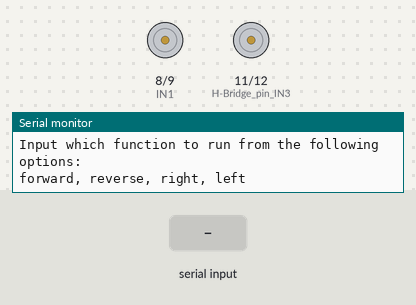
A sketch run on a simulated Arduino Uno, built with avr-gcc and run on an emulated ATmega328P. Parts: motor-driver pin pairs drawn as motors (green arrow = first pin HIGH = forward, orange = second pin HIGH = backward, longer = more drive, scaled by the enable pin), the last lines printed to the serial monitor. The inputs (shaded band) are chosen by the test bench.

Above: at 1.2 s.
1.3 s: "forward" received over Serial
At 3.0 s:
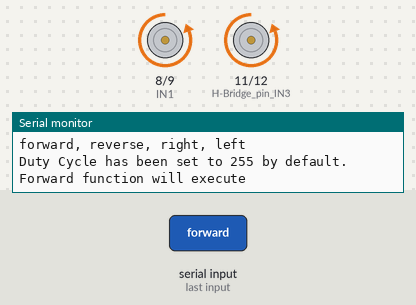
Timing chart, 0 to 8.8 s (numbered marks = the images above; inputs shaded):
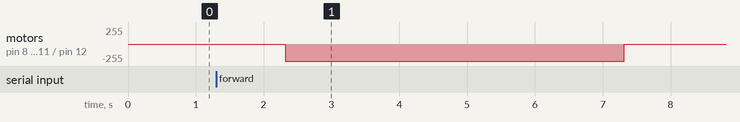

The sketch:

MotorDriver_v4a.ino
```cpp
#include <string.h>
int duty;

/* const int PWM1 = 10; //left front motor
  const int PWM2 = 11; //right front motor
  const int PWM3 = 12; //left rear motor
  const int PWM4 = 13; //right rear motor*/
void setup() {
  // put your setup code here, to run once:
  Serial.begin(9600);
  pinMode(13,OUTPUT); //enable pin, and motor pwm pin (controls speed)
  pinMode(12,OUTPUT); //H-Bridge pin IN4
  pinMode(11,OUTPUT); //H-Bridge pin IN3
  pinMode(10,OUTPUT);//enable A pin
  pinMode(9,OUTPUT); //IN2
  pinMode(8,OUTPUT); //IN1

  /*
   *****H-Bridge Input Table*************

          0 - IN3 0 - IN4 Brakem
          0 - IN3 1 - IN4 Forward
          1 - IN3 0 - IN4 Reverse
          1 - IN3 1 - IN4 Brake
  ****************************************
  */
}

/*void motorDrive(int dutyCycle,bool val){
  const int PWM1 = 10; //left front motor
  const int PWM2 = 11; //right front motor
  const int PWM3 = 12; //left rear motor
  const int PWM4 = 13; //right rear motor
  if(val ==true){
  forward(dutyCycle);
  }
  else{
  reverse(dutyCycle);
  }
  }*/
/*void forward(int dutyCycle) { //move all motors forward at same speed
  digitalWrite(12,1);
  digitalWrite(11,0);
  motorWrite(13, 255);*/
  /*motorWrite(PWM2,255);
    motorWrite(PWM3,255);
    motorWrite(PWM4,255);
  delay(2000); // continue for 2 seconds
  motorWrite(13, 0); //stop all the motors
  /*motorWrite(PWM2,0);
    motorWrite(PWM3,0);
    motorWrite(PWM4,0);*/

/*void reverse(int dutyCycle) { //move all motors backwards at same speed
  digitalWrite(12,0);
  digitalWrite(11,1);
  motorWrite(13, 255); //figure out a way to reverse the direction ---- 150 = medium speed, 255 = max
  /*motorWrite(PWM2,255);
    motorWrite(PWM3,255);
    motorWrite(PWM4,255);
  delay(2000); // continue for 2 seconds*/

 // motorWrite(13, 0); //stop all the motors
  /*motorWrite(PWM2,0);
    motorWrite(PWM3,0);
    motorWrite(PWM4,0);*/


/*void right(int dutyCycle){ //move the two front
  //digitalWrite(hb1,1);
  //digitalWrite(hb2,0);
  //motorWrite(dutycle);
  delay(2000); // continue for 2 seconds
  motorWrite(PWM13,0); //stop all the motors
  motorWrite(PWM2,0);
  motorWrite(PWM3,0);
  motorWrite(PWM4,0);
  }
  /*void left(int dutyCycle){
  //digitalWrite(hb1,1);
  //digitalWrite(hb2,0);
  //motorWrite(dutycle);
  delay(2000); // continue for 2 seconds
  motorWrite(13,0); //stop all the motors
  /*motorWrite(PWM2,0);
  motorWrite(PWM3,0);
  motorWrite(PWM4,0);
  }*/
void motorWrite(int PWM, int dutyCycle) { //write to the 4 motors
  //const int PWM1 = 10; //left front motor
  //const int PWM2 = 11; //right front motor
  //const int PWM3 = 12; //left rear motor
  //const int PWM4 = 13; //right rear motor
  int PWM_outpin = PWM;
  analogWrite(PWM, dutyCycle);
  //analogWrite(PWM2,dutyCycle);
  //analogWrite(PWM3,dutyCycle);
  //analogWrite(PWM4,dutyCycle);

}


void loop() {
  // put your main code here, to run repeatedly:
  Serial.print("Input which function to run from the following options: \n");
  Serial.print("forward, reverse, right, left \n");

//  //forward(255);
//  digitalWrite(12,1);
//  digitalWrite(11,0);
//  digitalWrite(13,HIGH);
//  digitalWrite(10,HIGH);
//  delay(5000);
//
//  //brake, stop
//  digitalWrite(12,0);
//  digitalWrite(11,0);
//  delay(2000);
//
//
//  //reverse
//  digitalWrite(12,0);
//  digitalWrite(11,1);
//  digitalWrite(13,HIGH);
//  digitalWrite(10,HIGH);
//  delay(5000);
//
//
//  //brake, stop
//  digitalWrite(12,0);
//  digitalWrite(11,0);
//  delay(2000);
//
//
//  //left
//  digitalWrite(12,1);
//  digitalWrite(11,0);
//  digitalWrite(13,HIGH);
//  //digitalWrite(10,HIGH);
//  delay(5000);
//
//  //brake, stop
//  digitalWrite(12,0);
//  digitalWrite(11,0);
//  delay(2000);
//  //analogWrite(3,100);//analogyWrite(pin#,0-255)

  //right
//  digitalWrite(12,1);
//  digitalWrite(11,0);
//  //digitalWrite(13,HIGH);
//  digitalWrite(10,HIGH);
//  delay(5000);


  //motorWrite(13, 255); //figure out a way to reverse the direction ---- 150 = medium speed, 255 = max

    while(!Serial.available());


    if(Serial.available()){
        String s = Serial.readString();
        if(s != "forward" && s != "left" && s!="right" && s!="reverse"){
            Serial.println("Not Understood");

        }
        else{
          Serial.println("Duty Cycle has been set to 255 by default.");
          //while(!Serial.available());
          //duty = Serial.parseInt();
          //Serial.parseInt();
        }


          if(s == "forward"){
              Serial.println("Forward function will execute\n");
               //forward(255);
                digitalWrite(12,HIGH); //1     11,12 control right motor
                digitalWrite(11,LOW);  //0
                digitalWrite(13,HIGH); //right motor
                digitalWrite(9,HIGH);  //1    8,9 control left motor
                digitalWrite(8,LOW);   //0
                digitalWrite(10,HIGH); //left motor
                delay(5000);

                  //brake, stop
                digitalWrite(12,LOW); //right
                digitalWrite(11,LOW);
                digitalWrite(9,LOW); //left
                digitalWrite(8,LOW);
                delay(2000);

          }
          else if(s == "reverse"){

              Serial.println("Reverse function will execute\n");
                //reverse
                digitalWrite(12,LOW);  //0
                digitalWrite(11,HIGH); //1
                digitalWrite(13,HIGH); //right
                digitalWrite(9,LOW);   //0
                digitalWrite(8,HIGH);  //1
                digitalWrite(10,HIGH); //left
                delay(5000);


                //brake, stop
                digitalWrite(12,LOW);//right
                digitalWrite(11,LOW);
                digitalWrite(9,LOW); //left
                digitalWrite(8,LOW);
                delay(2000);

          }
          else if(s =="left"){
            Serial.println("Left function will execute\n");

            //left --- right motor moves forward, left motor stationary
            digitalWrite(12,HIGH);  //1
            digitalWrite(11,LOW);   //0
            digitalWrite(13,HIGH); //right
            digitalWrite(9,LOW);    //0
            digitalWrite(8,LOW);    //0
            digitalWrite(10,HIGH); //left
            delay(2000);

            //brake, stop
            digitalWrite(12,LOW);
            digitalWrite(11,LOW);
            digitalWrite(9,LOW);
            digitalWrite(8,LOW);
            delay(2000);
            //analogWrite(3,100);//analogyWrite(pin#,0-255)

          }
          else if(s == "right"){
            Serial.println("Right function will execute\n");

              //right --- left motor moves forward, right motor stationary
                digitalWrite(12,LOW); //0
                digitalWrite(11,LOW); //0
                digitalWrite(13,HIGH); //right
                digitalWrite(9,HIGH); //1
                digitalWrite(8,LOW);  //0
                digitalWrite(10,HIGH); //left
                delay(2000);

                //brake, stop
                digitalWrite(12,LOW);//right
                digitalWrite(11,LOW);
                digitalWrite(9,LOW); //left
                digitalWrite(8,LOW);
                delay(2000);
          }

        }

}
```

Measured:
- after the input at 1.3 s, motor on pin 8 (IN1) / pin 9 (IN2), motor on pin 11 (H-Bridge_pin_IN3) / pin 12 (H-Bridge_pin_IN4): stopped → backward 255/255 after 1.0 s, → stopped 5.0 s later
